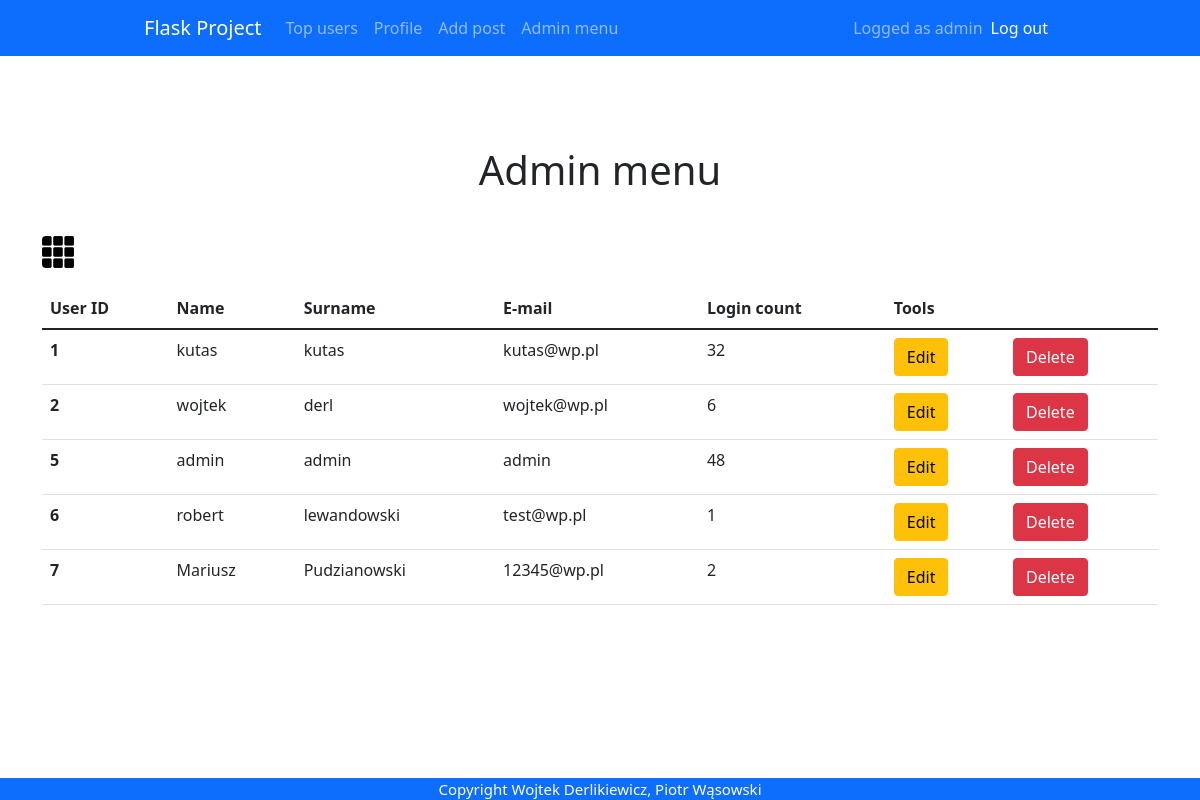
Before: /admin (signed in) with the older database file.
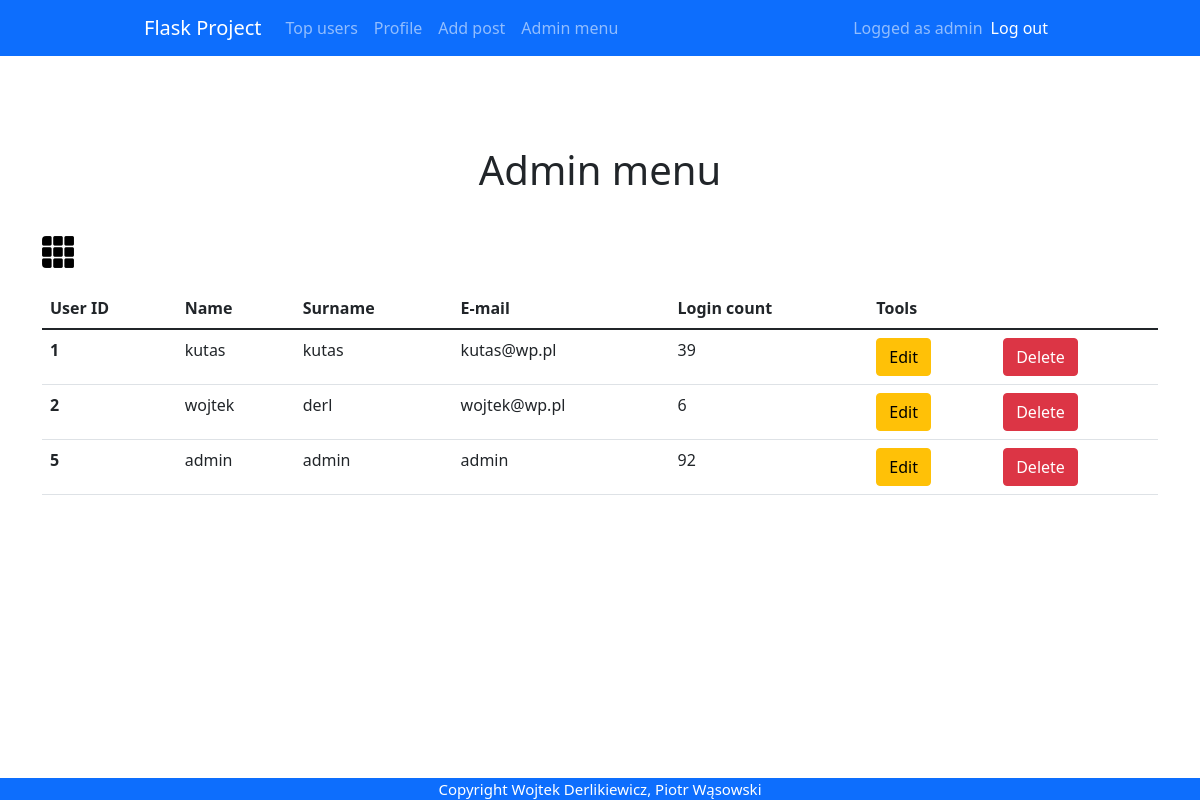
After: the same page with the newer database file.
### app.py (models this page shows)
class User(db.Model, UserMixin):
    id = db.Column(db.Integer, primary_key = True)
    email = db.Column(db.String(30), nullable=False, unique=True)
    name = db.Column(db.String(20), nullable=False)
    last_name = db.Column(db.String(20), nullable=False)
    password = db.Column(db.String(80), nullable=False)
    login_count = db.Column(db.Integer, nullable=False, default=0)
    isAdmin = db.Column(db.Boolean(), nullable=False, default=False)

### app.py (the view)
@app.route('/admin', methods=['GET', 'POST'])
@login_required
def admin():
    view = 'table'
    if(current_user.isAdmin == True):
        all_users = User.query.all()
        if request.method == 'POST':
            if request.form['view'] == 'table':
                view = 'table'
            elif request.form['view'] == 'grid':
                view = 'grid'
        return render_template('admin.html', users = all_users, view = view)
    else:
        return redirect('/')

### app.py (called while the page is built)
@login_manager.user_loader
def load_user(user_id):
    return User.query.get(int(user_id))

### templates/admin.html (shortened to what this page needs)
{% extends "base.html" %} {% block title %}Admin{% endblock %} {% block content
%}
<h1>Admin menu</h1>
<br>
{% if view == 'table' %}
<form class="form-switch" method="POST">
    <input class="switch2" type="submit" src="/static/images/grid.png" value="grid" name="view">
</form>
{% endif %}
{% if view == 'table' %}
<table class="table">
  <thead>
    <tr>
      <th scope="col">User ID</th>
      <th scope="col">Name</th>
      <th scope="col">Surname</th>
      <th scope="col">E-mail</th>
      <th scope="col">Login count</th>
      <th scope="col">Tools</th>
    </tr>
  </thead>
  <tbody>
    {% for user in users %}
    <tr>
      <th scope="row">{{ user.id }}</td>
      <td>{{ user.name }}</td>
      <td>{{ user.last_name }}</td>
      <td>{{ user.email }}</td>
      <td>{{ user.login_count }}</td>
      <td><a href="/update/{{user.id}}" type="button" class="btn btn-warning">Edit</a></td>
      <td><a href="/delete/{{user.id}}" type="button" class="btn btn-danger">Delete</a></td>
    </tr>
    {% endfor %}
  </tbody>
</table>
{% endif %}
</div>
{% endblock %}

### templates/base.html (shortened to what this page needs)
<!DOCTYPE html>
<html lang="pl">
  <head>
    {% block styles %}
    <link
      rel="stylesheet"
      href="{{url_for('.static', filename='styles/base.css')}}"
    />
    <link
      href="https://cdn.jsdelivr.net/npm/bootstrap@5.1.3/dist/css/bootstrap.min.css"
      rel="stylesheet"
    />
    {% endblock %}
  </head>
  <body>
    <nav class="navbar navbar-expand-lg navbar-dark bg-primary">
      <div class="container-fluid">
        <a class="navbar-brand" href="{{url_for('home')}}">Flask Project</a>
        <div class="collapse navbar-collapse" id="navbarText">
          <ul class="navbar-nav me-auto mb-2 mb-lg-0">
            <li class="nav-item">
              <a class="nav-link" href="{{url_for('topUsers')}}">Top users</a>
            </li>
            {% if current_user.is_authenticated %}
            <li class="nav-item">
              <a class="nav-link" href="{{url_for('profile')}}">Profile</a>
            </li>
            <li class="nav-item">
              <a class="nav-link" href="{{url_for('add_post')}}">Add post</a>
            </li>
            {% if current_user.isAdmin == True %}
            <li class="nav-item">
              <a class="nav-link" href="{{url_for('admin')}}">Admin menu</a>
            </li>
            {% endif %} {% endif %}
          </ul>
          {% if current_user.is_authenticated %}
          <span class="navbar-text"> Logged as {{current_user.name }} </span>
          <span class="navbar-item">
            <ul class="navbar-nav me-auto mb-2 mb-lg-0">
              <li class="nav-item">
                <a
                  class="nav-link active"
                  aria-current="page"
                  href="{{url_for('logout')}}"
                  >Log out</a
                >
              </li>
            </ul>
          </span>
          {% endif %}
        </div>
      </div>
    </nav>
    <div class="container">{% block content %} {% endblock %}</div>
    <footer>Copyright Wojtek Derlikiewicz, Piotr Wąsowski</footer>
  </body>
</html>

Changed rows visible on the page:
removed User: id "6", name "robert", last_name "lewandowski", email "test@wp.pl", login_count "1"
removed User: id "7", name "Mariusz", last_name "Pudzianowski", email "12345@wp.pl", login_count "2"
changed User "admin": login_count "48" → "92"
changed User "kutas": login_count "32" → "39"
